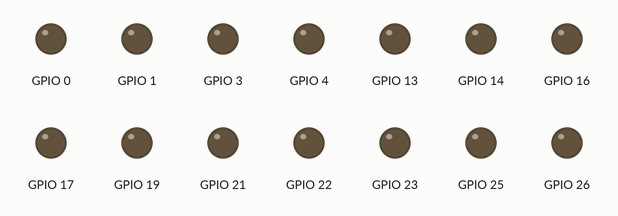
A sketch run on a simulated ESP32. Parts: output pins drawn as LEDs (lit = HIGH).

Above: at 0.05 s.
At 0.85 s:
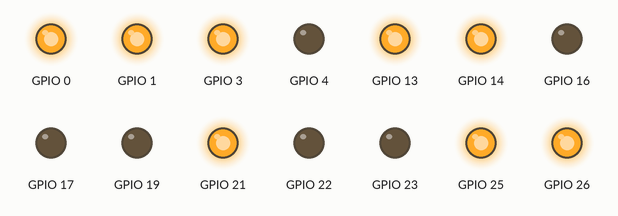
At 1.55 s:
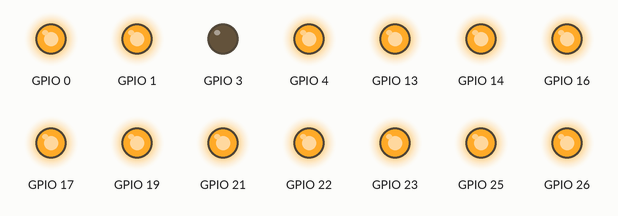
At 3.15 s:
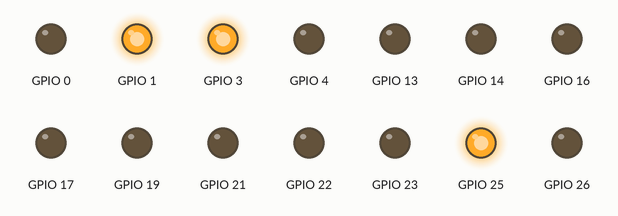
At 4.75 s:
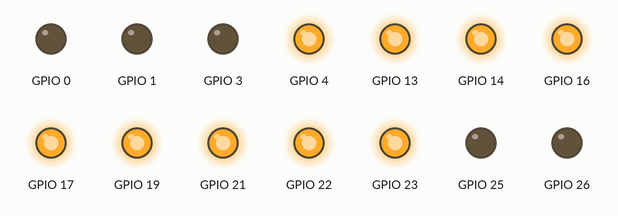
At 6.35 s:
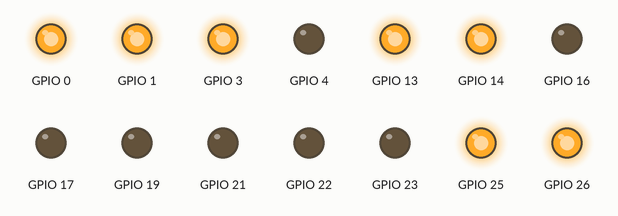
Timing chart, 0 to 6.7 s (numbered marks = the images above):
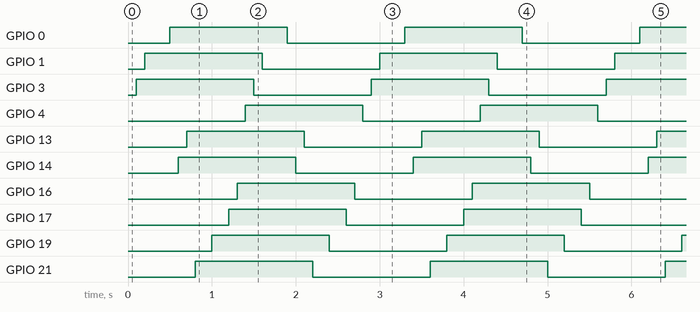

Measured:
- by itself, GPIO 0, GPIO 1, GPIO 3, GPIO 4, GPIO 13, GPIO 14, GPIO 16, GPIO 17, GPIO 19, GPIO 21–23, GPIO 25, GPIO 26: alternates HIGH for 1.4 s and LOW for 1.4 s

The sketch:

blink.ino
```cpp
void setup() {
  // put your setup code here, to run once:
  //int result = myFunction(2, 3);

  // Use either 'D9' or the global 'LED_BUILTIN' constant
  pinMode(D9, OUTPUT);
  digitalWrite(D9, LOW); // Turn off the onboard LED

  // Set output pins
  pinMode(GPIO_NUM_3, OUTPUT);
  pinMode(GPIO_NUM_1, OUTPUT);
  pinMode(GPIO_NUM_25, OUTPUT);
  pinMode(GPIO_NUM_26, OUTPUT);
  pinMode(GPIO_NUM_0, OUTPUT);
  pinMode(GPIO_NUM_14, OUTPUT);
  pinMode(GPIO_NUM_13, OUTPUT);
  pinMode(GPIO_NUM_21, OUTPUT);
  pinMode(GPIO_NUM_22, OUTPUT);
  pinMode(GPIO_NUM_19, OUTPUT);
  pinMode(GPIO_NUM_23, OUTPUT);
  pinMode(GPIO_NUM_17, OUTPUT);
  pinMode(GPIO_NUM_16, OUTPUT);
  pinMode(GPIO_NUM_4, OUTPUT);

  // Drive outputs LOW
  digitalWrite(GPIO_NUM_3, LOW);
  digitalWrite(GPIO_NUM_1, LOW);
  digitalWrite(GPIO_NUM_25, LOW);
  digitalWrite(GPIO_NUM_26, LOW);
  digitalWrite(GPIO_NUM_0, LOW);
  digitalWrite(GPIO_NUM_14, LOW);
  digitalWrite(GPIO_NUM_13, LOW);
  digitalWrite(GPIO_NUM_21, LOW);
  digitalWrite(GPIO_NUM_22, LOW);
  digitalWrite(GPIO_NUM_19, LOW);
  digitalWrite(GPIO_NUM_23, LOW);
  digitalWrite(GPIO_NUM_17, LOW);
  digitalWrite(GPIO_NUM_16, LOW);
  digitalWrite(GPIO_NUM_4, LOW);

  //Serial.begin(115200);
  //Serial.println("Hello, This is the setup function. It runs once at the beginning.");
}

void loop() {
  // put your main code here, to run repeatedly:
  delay(100); // Delay for 100ms
  digitalWrite(GPIO_NUM_3, HIGH); // Turn the LED on
  delay(100);
  digitalWrite(GPIO_NUM_1, HIGH);
  delay(100);
  digitalWrite(GPIO_NUM_25, HIGH);
  delay(100);
  digitalWrite(GPIO_NUM_26, HIGH);
  delay(100);
  digitalWrite(GPIO_NUM_0, HIGH);
  delay(100);
  digitalWrite(GPIO_NUM_14, HIGH);
  delay(100);
  digitalWrite(GPIO_NUM_13, HIGH);
  delay(100);
  digitalWrite(GPIO_NUM_21, HIGH);
  delay(100);
  digitalWrite(GPIO_NUM_22, HIGH);
  delay(100);
  digitalWrite(GPIO_NUM_19, HIGH);
  delay(100);
  digitalWrite(GPIO_NUM_23, HIGH);
  delay(100);
  digitalWrite(GPIO_NUM_17, HIGH);
  delay(100);
  digitalWrite(GPIO_NUM_16, HIGH);
  delay(100);
  digitalWrite(GPIO_NUM_4, HIGH);

  delay(100);
  digitalWrite(GPIO_NUM_3, LOW); // Turn the LED off
  delay(100);
  digitalWrite(GPIO_NUM_1, LOW);
  delay(100);
  digitalWrite(GPIO_NUM_25, LOW);
  delay(100);
  digitalWrite(GPIO_NUM_26, LOW);
  delay(100);
  digitalWrite(GPIO_NUM_0, LOW);
  delay(100);
  digitalWrite(GPIO_NUM_14, LOW);
  delay(100);
  digitalWrite(GPIO_NUM_13, LOW);
  delay(100);
  digitalWrite(GPIO_NUM_21, LOW);
  delay(100);
  digitalWrite(GPIO_NUM_22, LOW);
  delay(100);
  digitalWrite(GPIO_NUM_19, LOW);
  delay(100);
  digitalWrite(GPIO_NUM_23, LOW);
  delay(100);
  digitalWrite(GPIO_NUM_17, LOW);
  delay(100);
  digitalWrite(GPIO_NUM_16, LOW);
  delay(100);
  digitalWrite(GPIO_NUM_4, LOW);

  //Serial.println("Hello, This is the loop function. It runs repeatedly.");
}
```
